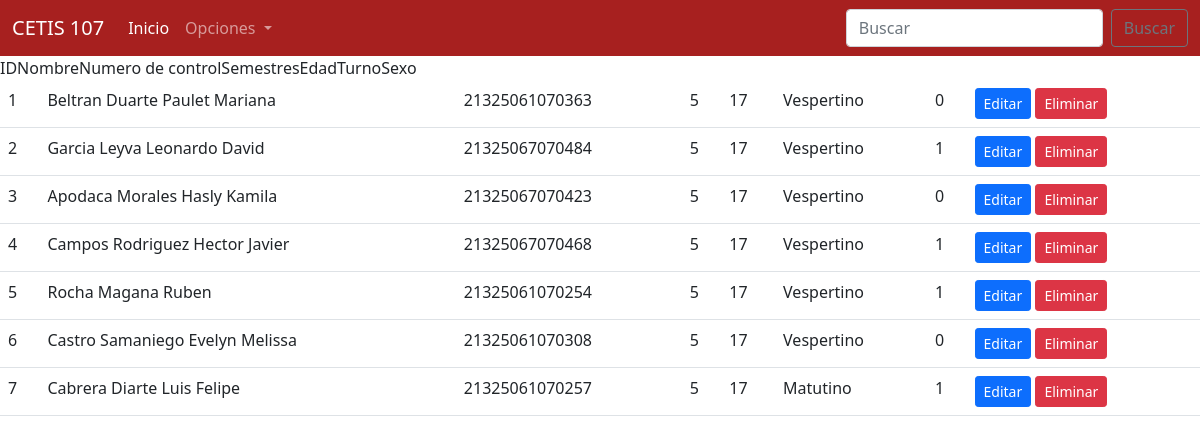
The app's page /Parcial2/consultaralumnos.php with its own data.
### tables this page shows
CREATE TABLE `alumnos` (
  `id` int(11) NOT NULL,
  `nombre` varchar(100) NOT NULL,
  `numero_control` varchar(30) NOT NULL,
  `semestre` int(11) NOT NULL,
  `edad` int(11) NOT NULL,
  `turno` varchar(10) NOT NULL,
  `sexo` tinyint(4) NOT NULL
);

### parcial2/consultaralumnos.php (the view, shortened to what this page needs)
<!DOCTYPE html>
<html lang="en">
<head>
    <link rel="stylesheet" href="css/bootstrap.css">
</head>
<body>
    <?php
    include 'menu.php';
    include 'conexion.php';
    $sql = "SELECT * FROM alumnos";
    $datos = $conexion->query($sql);
    ?>
    <div class="contariner">
        <div class="row">
            <div class="col-12">
                <?php if($datos->num_rows>0){ ?>
                    <table class="table table-hover">
                    <tbody>
                        <?php while($registro = $datos->fetch_assoc()){ ?>
                            <tr>
                                <td><?php echo $registro["id"]; ?></td>
                                <td><?php echo $registro["nombre"]; ?></td>
                                <td><?php echo $registro["numero_control"]; ?></td>
                                <td><?php echo $registro["semestre"]; ?></td>
                                <td><?php echo $registro["edad"]; ?></td>
                                <td><?php echo $registro["turno"]; ?></td>
                                <td><?php echo $registro["sexo"]; ?></td>
                                <td>
                                    <a href="editarAlumno.php?id=<?php echo $registro['id']; ?>" class="btn btn-sm btn-primary">Editar</a>
                                    <a href="eliminarAlumno.php?id=<?php echo $registro['id']; ?>" class="btn btn-sm btn-danger">Eliminar</a>
                                </td>
                            </tr>
                        <?php } ?>
                    </tbody>
                    </table>
                </div>
                <?php } else { ?>
                        <h2 class="m-4">No existe datos de alumnos en la base de datos</h2>
                    <?php } ?>
            </div>
        </div>
</body>
</html>

### records on screen
alumnos: id "1", nombre "Beltran Duarte Paulet Mariana", numero_control "21325061070363", semestre "5", edad "17", turno "Vespertino", sexo "0"
alumnos: id "2", nombre "Garcia Leyva Leonardo David", numero_control "21325067070484", semestre "5", edad "17", turno "Vespertino", sexo "1"
alumnos: id "3", nombre "Apodaca Morales Hasly Kamila", numero_control "21325067070423", semestre "5", edad "17", turno "Vespertino", sexo "0"
alumnos: id "4", nombre "Campos Rodriguez Hector Javier", numero_control "21325067070468", semestre "5", edad "17", turno "Vespertino", sexo "1"
alumnos: id "5", nombre "Rocha Magana Ruben", numero_control "21325061070254", semestre "5", edad "17", turno "Vespertino", sexo "1"
alumnos: id "6", nombre "Castro Samaniego Evelyn Melissa", numero_control "21325061070308", semestre "5", edad "17", turno "Vespertino", sexo "0"
alumnos: id "7", nombre "Cabrera Diarte Luis Felipe", numero_control "21325061070257", semestre "5", edad "17", turno "Matutino", sexo "1"
